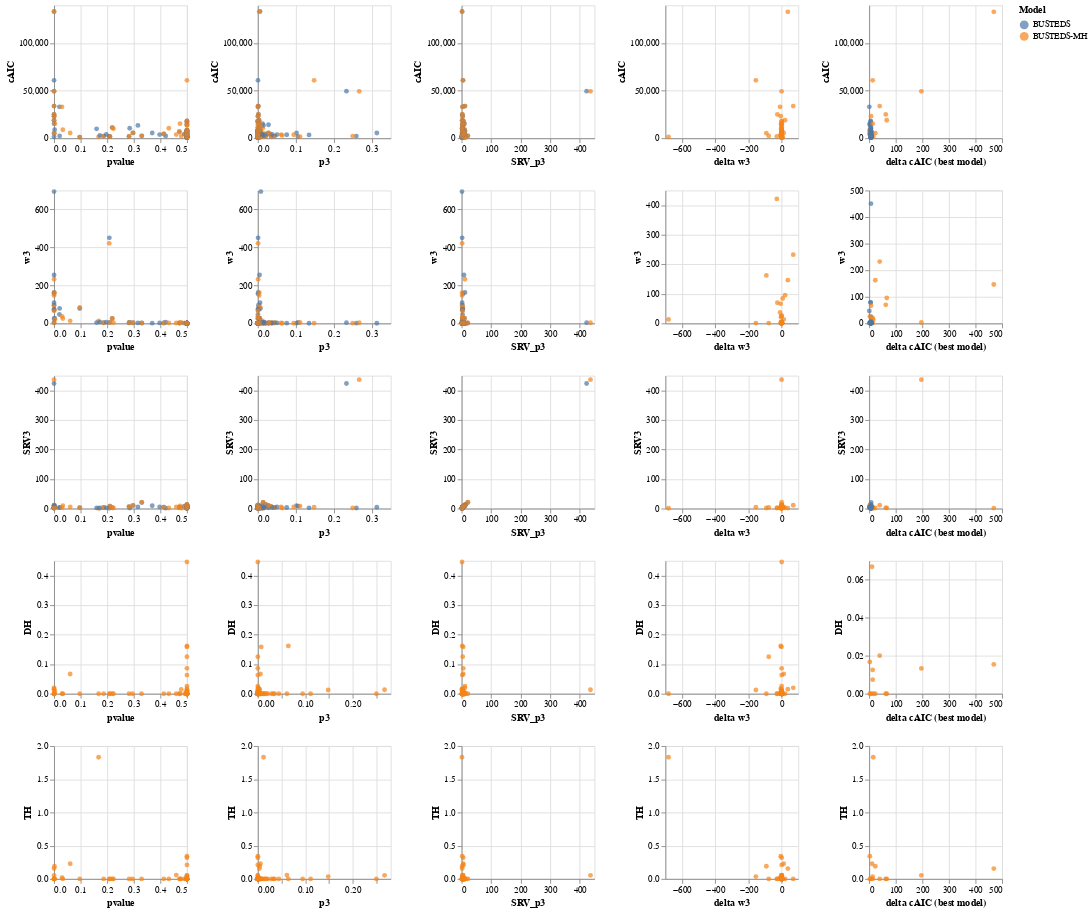

Notebook code cell kept with this figure:
### Code cell
source = df

scm = alt.Chart(source).mark_circle().encode(
    alt.X(alt.repeat("column"), type='quantitative'),
    alt.Y(alt.repeat("row"), type='quantitative'),
    color='Model'
).properties(
    width=150,
    height=150
).repeat(
    row=['cAIC', 'w3', 'SRV3', 'DH', 'TH'],
    column=['pvalue', 'p3', 'SRV_p3', 'delta w3', 'delta cAIC (best model)']
)

scm

### Figure 1 — Vega-Lite specification as saved in the notebook (floating-point values rounded to 4 significant figures; data arrays with more than 128 entries replaced by an {"elided": "..."} marker saying what was removed)
{"config": {"view": {"continuousWidth": 400, "continuousHeight": 300}}, "repeat": {"column": ["pvalue", "p3", "SRV_p3", "delta w3", "delta cAIC (best model)"], "row": ["cAIC", "w3", "SRV3", "DH", "TH"]}, "spec": {"data": {"name": "data-5196cf1015ad557e4f1a072a24535ac1"}, "mark": "circle", "encoding": {"color": {"field": "Model", "type": "nominal"}, "x": {"field": {"repeat": "column"}, "type": "quantitative"}, "y": {"field": {"repeat": "row"}, "type": "quantitative"}}, "height": 150, "width": 150}, "$schema": "https://vega.github.io/schema/vega-lite/v4.17.0.json", "datasets": {"data-5196cf1015ad557e4f1a072a24535ac1": {"elided": "130 records"}}}
